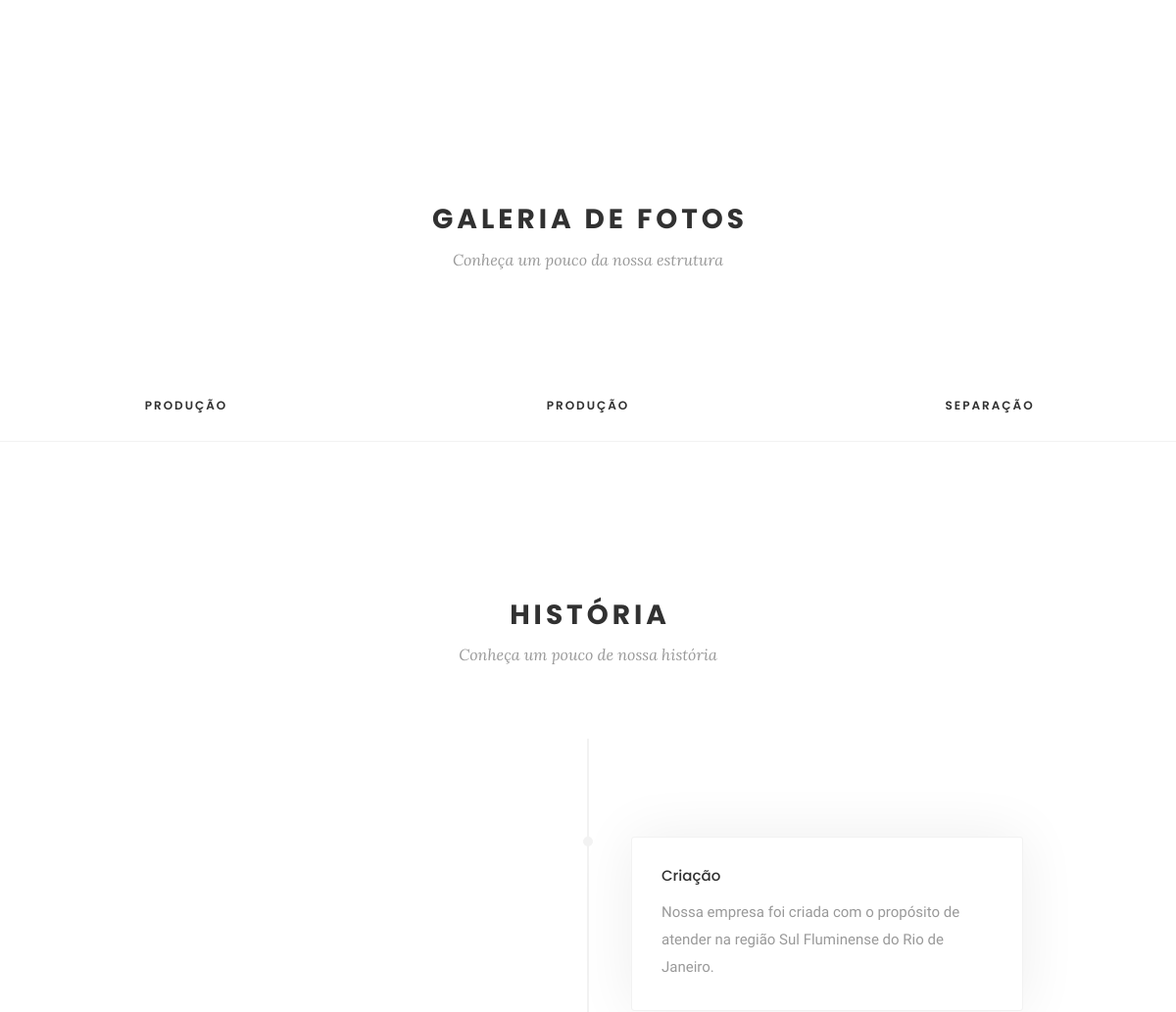
/ (middle part), run on an earlier commit of the app's database.
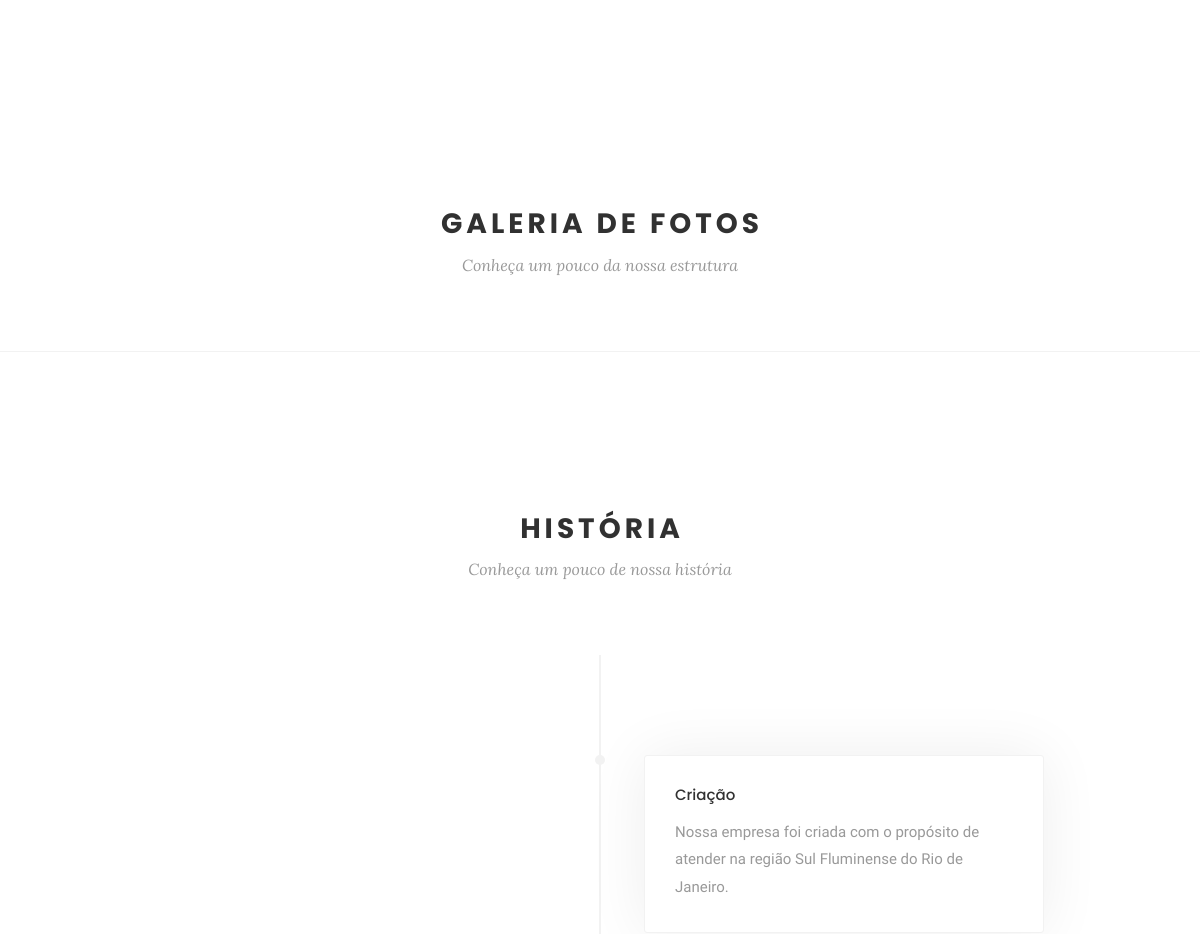
And on a later commit of the database.
### aplic/models.py (models this page shows, shortened)
class Galeria(models.Model):
    nome = models.CharField('Nome da foto', max_length=50)
    foto = StdImageField('Foto', null=True, blank=True, upload_to=get_file_path, variations={'thumb': {'width': 1100, 'height': 700, 'crop': True}})
    class Meta:
        verbose_name = 'Foto da Galeria'
        verbose_name_plural = 'Fotos da Galeria'

### aplic/views.py (the view)
# urls.py: path('', IndexView.as_view(), name='index'),
class IndexView(TemplateView):
    template_name = 'index.html'
    def get_context_data(self, **kwargs):
        context = super(IndexView, self).get_context_data(**kwargs)
        context['foto'] = Galeria.objects.order_by('nome').all()
        return context

### aplic/templates/index.html (shortened to what this page needs)
{% extends 'base.html' %}
{% load static %}
{% block content %}
			<div class="wrapper">
				{% include 'redes-sociais.html' %}
				{% include 'galeria.html' %}
			<div class="wrapper">
				{% include 'historia.html' %}
            </div>
            </div>
{% endblock %}

### aplic/templates/base.html (shortened to what this page needs)
{% load static %}
<!DOCTYPE html>
<html lang="pt-br">
	<head>
		<link href="{% static 'bootstrap/css/bootstrap.min.css' %}" rel="stylesheet">
		<link href="{% static 'css/plugins.min.css' %}" rel="stylesheet">
		<link href="{% static 'css/template.css' %}" rel="stylesheet">
	</head>
	<body>
		<div class="layout">
			{% block content %} {% endblock %}
		</div>
	</body>
</html>

### aplic/templates/header.html (shortened to what this page needs)
{% load static %}

### aplic/templates/slider-index.html (shortened to what this page needs)
{% load static %}

### aplic/templates/redes-sociais.html (shortened to what this page needs)
{% load static %}
    <section class="module">
        <div class="container">
            <div class="row">
                <div class="col-md-12">
                </div>
            </div>
        </div>
    </section>

### aplic/templates/galeria.html (shortened to what this page needs)
{% load static %}
	<section class="module p-b-0">
		<div class="container">
			<div class="row">
				<div class="col-md-8 m-auto">
					<div class="module-title text-center">
						<h2>Galeria de Fotos</h2>
						<p class="font-serif">Conheça um pouco da nossa estrutura</p>
					</div>
				</div>
			</div>
		</div>
	</section>
	<section class="module module-divider-bottom p-0">
		<div class="row row-portfolio" date-portfolio-type="standard" data-columns="3">
			{% for f in foto %}
			<div class="grid-sizer"></div>
			<div class="portfolio-item branding photo undefined">
				<div class="portfolio-wrapper">
				</div>
				<div class="portfolio-caption">
					<h5 class="portfolio-title">{{ f.nome }}</h5>
				</div>
			</div>
			{% endfor %}
		</div>
	</section>

### aplic/templates/historia.html (shortened to what this page needs)
{% load static %}
    <section class="module p-b-0">
        <div class="container">
            <div class="row">
                <div class="col-md-8 m-auto">
                    <div class="module-title text-center">
                        <h2>História</h2>
                        <p class="font-serif">Conheça um pouco de nossa história</p>
                    </div>
                </div>
            </div>
        </div>
    </section>
    <section class="module p-0">
        <div class="container">
            <div class="row">
                <div class="col-md-12">
                    <div class="timeline">
                        <ul>
                            <li>
                                <div>
                                    <div class="timeline-box">
                                        <div class="timeline-content">
                                            <h6>Criação</h6>
                                            <p>Nossa empresa foi criada com o propósito de atender na região Sul Fluminense do Rio de Janeiro.</p>
                                        </div>
                                    </div>
                                </div>
                            </li>
                        </ul>
                    </div>
                </div>
            </div>
        </div>
    </section>

### aplic/templates/footer.html (shortened to what this page needs)
{% load static %}

What changed in the data, as far as the page shows it:
removed Galeria: nome "PRODUÇÃO"
removed Galeria: nome "PRODUÇÃO"
removed Galeria: nome "SEPARAÇÃO"
